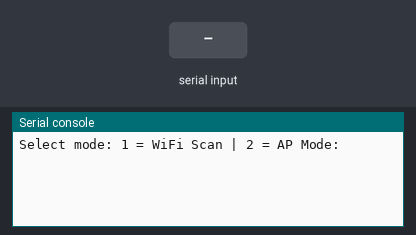
The program below on a simulated ESP32 board running MicroPython. Shown: the last lines printed to the serial console. The inputs (shaded band) are chosen by the test bench. A WiFi scan finds one network, HomeNet.

Above: at 1.2 s.
1.3 s: "1" typed at the serial console, then Enter
At 2.7 s:
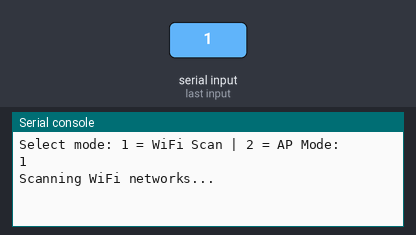
At 4.2 s:
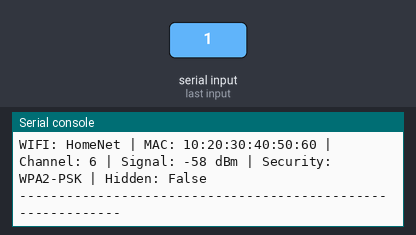

Measured:
- after the input at 1.3 s, the serial console: prints a new line at once (image 1)

The program:

app.py
```python
import network

import time

# ================== AUTH MODE ==================

def value(x):
    AUTH_MODES = {
        0: "OPEN",
        1: "WEP",
        2: "WPA-PSK",
        3: "WPA2-PSK",
        4: "WPA/WPA2-PSK",
        5: "WPA2-ENTERPRISE"
    }
    return AUTH_MODES.get(x, "UNKNOWN")

# ================== WIFI SCAN ==================

def wifiscan():
    wlan = network.WLAN(network.STA_IF)
    wlan.active(True)

    print("Scanning WiFi networks...")

    while True:
        nets = wlan.scan()

        for net in nets:
            ssid = net[0].decode("utf-8", "ignore")
            bssid = ":".join("{:02x}".format(b) for b in net[1])
            channel = net[2]
            rssi = net[3]
            auth = net[4]
            hidden = net[5]

            print(
                "WIFI:", ssid,
                "| MAC:", bssid,
                "| Channel:", channel,
                "| Signal:", rssi, "dBm",
                "| Security:", value(auth),
                "| Hidden:", hidden
            )

        print("-" * 60)
        time.sleep(2)

    wlan.active(False)

# ================== AP MODE ==================

def apmode():
    ap = network.WLAN(network.AP_IF)
    ap.active(True)
    ap.config(
        ssid="Usri-Esp32-AP", ## esm el wifi
        ## password ="12345678"   Must be 8<=passowrd<=63   ascii characters
        authmode=network.AUTH_OPEN ## AUTH_WPA2_PSK --- AUTH_WEP --- AUTH_WPA_PSK
    )

    print("Access Point started")
    print("SSID: Usri-Esp32-AP")
    q="n"
    while q =="n" :
        q=input("would you like to stop the ap mode : ")
        while q!="n" and q!= "y":
            q=input("error ! y or n are allowed")
    ap.active(False)

# ================== Programme Principale ==================


n = int(input("Select mode: 1 = WiFi Scan | 2 = AP Mode: "))

while n not in (1, 2):
    n = int(input("Error! Only 1 or 2 allowed: "))

if n == 1:
    wifiscan()
else:
    apmode()
```
